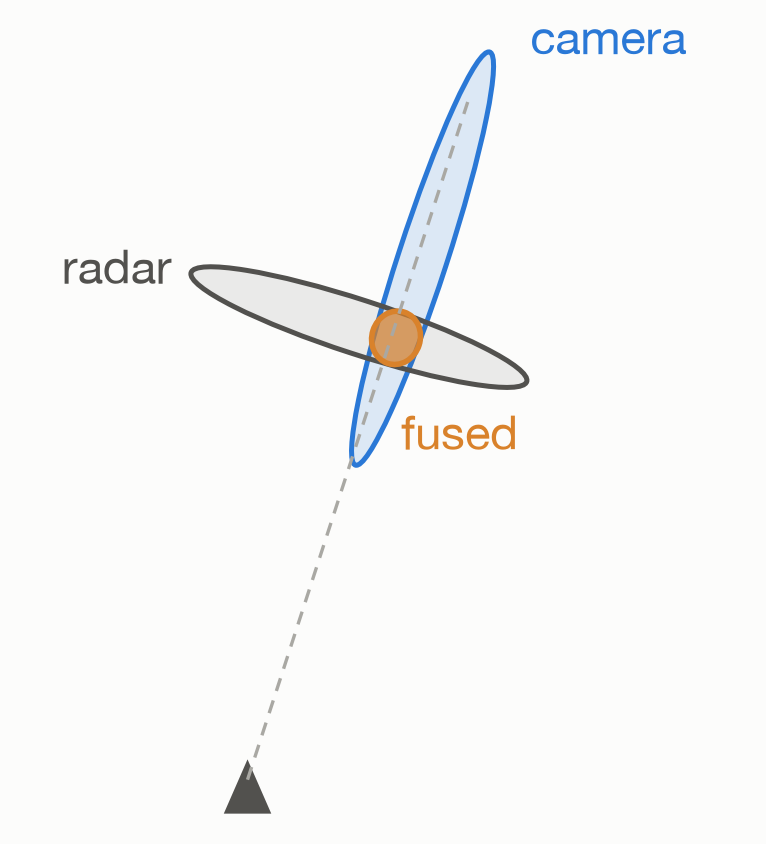

Generate this figure with Python:
"""Sensor fusion in bird's-eye view: a camera is precise in direction but poor in depth, a radar
the opposite. Weighting each by its uncertainty (a product of Gaussians) gives a small fused estimate.

Run: python 11_sensor_fusion.py  (requires numpy, scipy, matplotlib)
"""

import matplotlib.pyplot as plt
import numpy as np
from matplotlib.patches import Ellipse, Polygon

from common import INK2, MODEL, POINT, SURFACE, TRUTH, save, setup_style

BEARING = np.deg2rad(18)
RANGE = 7.0
SIGHT = np.array([np.sin(BEARING), np.cos(BEARING)])
ACROSS = np.array([np.cos(BEARING), -np.sin(BEARING)])


def covariance(std_along, std_across):
    R = np.column_stack([SIGHT, ACROSS])
    return R @ np.diag([std_along**2, std_across**2]) @ R.T


def draw_ellipse(ax, mean, cov, color, fill_alpha, lw):
    vals, vecs = np.linalg.eigh(cov)
    angle = np.degrees(np.arctan2(vecs[1, 1], vecs[0, 1]))
    w, h = 2 * 2 * np.sqrt(vals[1]), 2 * 2 * np.sqrt(vals[0])
    ax.add_patch(Ellipse(mean, w, h, angle=angle, facecolor=color, alpha=fill_alpha, lw=0))
    ax.add_patch(Ellipse(mean, w, h, angle=angle, facecolor="none", edgecolor=color, lw=lw))


target = RANGE * SIGHT
cam_mean, cam_cov = target + 1.1 * SIGHT + 0.08 * ACROSS, covariance(1.6, 0.18)
rad_mean, rad_cov = target - 0.15 * SIGHT - 0.5 * ACROSS, covariance(0.2, 1.3)
cam_info, rad_info = np.linalg.inv(cam_cov), np.linalg.inv(rad_cov)
fused_cov = np.linalg.inv(cam_info + rad_info)
fused_mean = fused_cov @ (cam_info @ cam_mean + rad_info @ rad_mean)

setup_style()
fig, ax = plt.subplots(figsize=(5.2, 5.2), facecolor=SURFACE)
ax.set_facecolor(SURFACE)
ax.plot([0, 10.5 * SIGHT[0]], [0, 10.5 * SIGHT[1]], color=POINT, lw=1.2, ls=(0, (4, 3)))
ax.add_patch(Polygon([(-0.35, -0.5), (0.35, -0.5), (0, 0.3)], color=INK2, lw=0))

draw_ellipse(ax, cam_mean, cam_cov, MODEL, 0.15, 1.8)
draw_ellipse(ax, rad_mean, rad_cov, INK2, 0.1, 1.8)
draw_ellipse(ax, fused_mean, fused_cov, TRUTH, 0.7, 2.0)

ax.text(*(cam_mean + 3.6 * SIGHT + 0.5 * ACROSS), "camera", color=MODEL, fontsize=17,
        ha="left", va="center")
ax.text(*(rad_mean - 2.9 * ACROSS), "radar", color=INK2, fontsize=17, ha="right", va="center")
ax.text(*(fused_mean + 0.5 * ACROSS - 1.3 * SIGHT), "fused", color=TRUTH, fontsize=17,
        ha="left", va="center")

ax.set_aspect("equal")
ax.set_xlim(-3.5, 7.5)
ax.set_ylim(-0.8, 11)
ax.axis("off")

save(fig, __file__)
